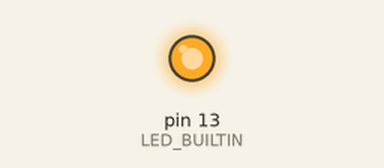
A sketch run on a simulated Arduino Uno, built with avr-gcc and run on an emulated ATmega328P. Shown: output pins drawn as LEDs (lit = HIGH). What the sketch prints to the serial monitor is not drawn.

Above: at 2.5 s.
At 4.5 s:
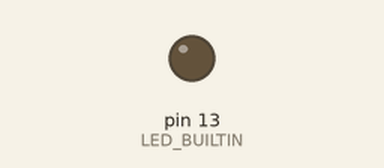
Timing chart, 0 to 6.2 s (numbered marks = the images above):
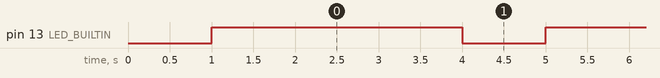

Measured:
- by itself, pin 13 (LED_BUILTIN): alternates HIGH for 3.0 s and LOW for 1.0 s

The sketch:

Obfuscationcode.ino
```cpp
String xorEncryptDecrypt(String data, char key) {
  String result = "";
  for (int i = 0; i < data.length(); i++) {
    result += char(data[i] ^ key);
  }
  return result;
}

void setup() {
  Serial.begin(115200);
  delay(1000);  // Wait for Serial Monitor to catch up
  pinMode(LED_BUILTIN, OUTPUT);
}

void loop() {
  digitalWrite(LED_BUILTIN, HIGH);
  delay(3000);
  digitalWrite(LED_BUILTIN, LOW);
  delay(1000);

  // Correctly XOR-encrypted version of: "This is a secret message"
  String encrypted = "\xFE\xC2\xC3\xD9\x8A\xC3\xD9\x8A\xCB\x8A\xD9\xCF\xC9\xD8\xCF\xDE\x8A\xC7\xCF\xD9\xD9\xCB\xCD\xCF";

  String message = xorEncryptDecrypt(encrypted, 0xAA);
  Serial.println(message);  //
}
```
